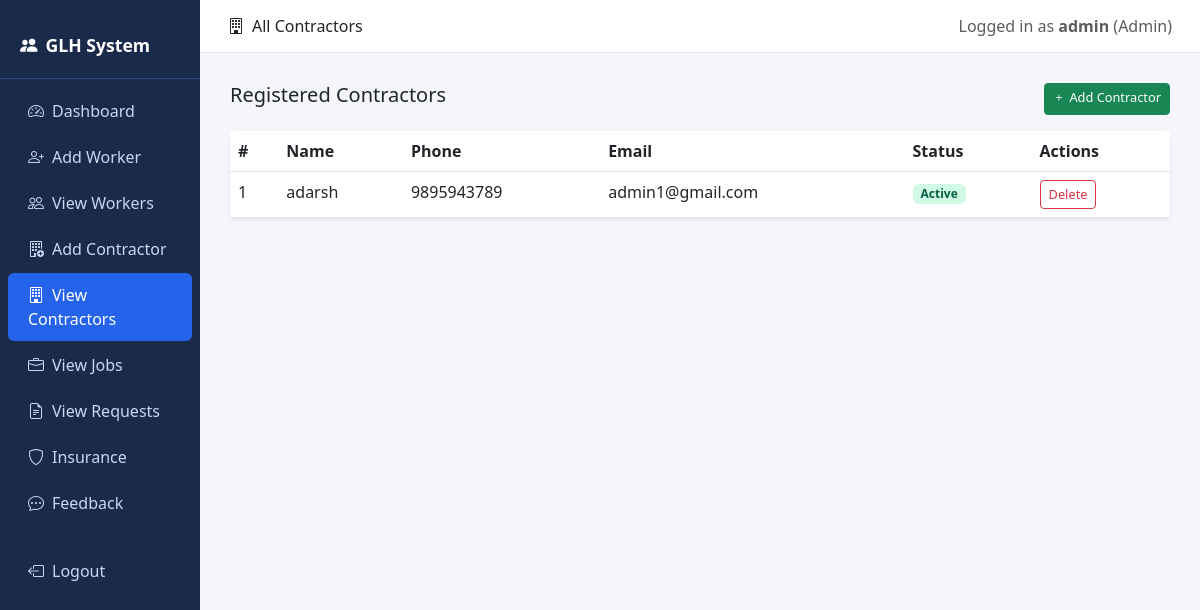
Page /admin-panel/contractors/ (signed in) on the committed database.
### hiring/models.py (models this page shows, shortened)
class UserProfile(models.Model):
    USER_TYPE_CHOICES = [
        ('Admin',    'Admin'),
        ('Police',   'Police'),
        ('Employer', 'Employer'),
        ('Worker',   'Worker'),
    ]
    STATUS_CHOICES = [
        ('Active',   'Active'),
        ('Inactive', 'Inactive'),
    ]
    user      = models.OneToOneField(User, on_delete=models.CASCADE, related_name='profile')
    user_type = models.CharField(max_length=20, choices=USER_TYPE_CHOICES)
    status    = models.CharField(max_length=10, choices=STATUS_CHOICES, default='Active')

class Contractor(models.Model):
    GENDER_CHOICES = [('Male', 'Male'), ('Female', 'Female'), ('Other', 'Other')]
    rid     = models.AutoField(primary_key=True)
    name    = models.CharField(max_length=100)
    address = models.TextField()
    gender  = models.CharField(max_length=10, choices=GENDER_CHOICES)
    phone   = models.CharField(max_length=15)
    email   = models.EmailField(unique=True)
    login   = models.OneToOneField(UserProfile, on_delete=models.CASCADE, related_name='contractor_profile')

### hiring/views.py (the view)
# urls.py: path('admin-panel/contractors/',             views.admin_view_contractors, name='admin_view_contractors'),
@login_required
def admin_view_contractors(request):
    if get_role(request.user) != 'Admin':
        return redirect('dashboard')
    contractors = Contractor.objects.select_related('login').all()
    return render(request, 'hiring/admin/view_contractors.html', {'contractors': contractors})

### hiring/views.py (called while the page is built)
def get_role(user):
    try:
        return user.profile.user_type
    except Exception:
        return None

### hiring/templates/hiring/admin/view_contractors.html (shortened to what this page needs)
{% extends "hiring/base.html" %}
{% block page_title %}<i class="bi bi-building me-2"></i>All Contractors{% endblock %}
{% block sidebar %}
<a href="{% url 'admin_dashboard' %}"><i class="bi bi-speedometer2 me-2"></i>Dashboard</a>
<a href="{% url 'admin_add_worker' %}"><i class="bi bi-person-plus me-2"></i>Add Worker</a>
<a href="{% url 'admin_view_workers' %}"><i class="bi bi-people me-2"></i>View Workers</a>
<a href="{% url 'admin_add_contractor' %}"><i class="bi bi-building-add me-2"></i>Add Contractor</a>
<a href="{% url 'admin_view_contractors' %}" class="active"><i class="bi bi-building me-2"></i>View Contractors</a>
<a href="{% url 'admin_view_jobs' %}"><i class="bi bi-briefcase me-2"></i>View Jobs</a>
<a href="{% url 'admin_view_requests' %}"><i class="bi bi-file-earmark-text me-2"></i>View Requests</a>
<a href="{% url 'admin_manage_insurance' %}"><i class="bi bi-shield me-2"></i>Insurance</a>
<a href="{% url 'admin_view_feedback' %}"><i class="bi bi-chat-dots me-2"></i>Feedback</a>
{% endblock %}
{% block content %}
<div class="d-flex justify-content-between mb-3">
  <h5>Registered Contractors</h5>
  <a href="{% url 'admin_add_contractor' %}" class="btn btn-success btn-sm"><i class="bi bi-plus me-1"></i>Add Contractor</a>
</div>
<div class="card border-0 shadow-sm">
  <div class="table-responsive">
    <table class="table table-hover mb-0">
      <thead><tr><th>#</th><th>Name</th><th>Phone</th><th>Email</th><th>Status</th><th>Actions</th></tr></thead>
      <tbody>
      {% for c in contractors %}
      <tr>
        <td>{{ c.rid }}</td><td>{{ c.name }}</td><td>{{ c.phone }}</td><td>{{ c.email }}</td>
        <td><span class="badge {% if c.login.status == 'Active' %}badge-approved{% else %}badge-rejected{% endif %} px-2 py-1">{{ c.login.status }}</span></td>
        <td>
          <a href="{% url 'admin_delete_contractor' c.rid %}" class="btn btn-outline-danger btn-sm"
             onclick="return confirm('Delete this contractor?')">Delete</a>
        </td>
      </tr>
      {% empty %}<tr><td colspan="6" class="text-center text-muted py-4">No contractors found.</td></tr>{% endfor %}
      </tbody>
    </table>
  </div>
</div>
{% endblock %}

### hiring/templates/hiring/base.html (shortened to what this page needs)
<!DOCTYPE html>
<html lang="en">
<head>
  <link rel="stylesheet" href="https://cdn.jsdelivr.net/npm/bootstrap@5.3.0/dist/css/bootstrap.min.css">
  <link rel="stylesheet" href="https://cdn.jsdelivr.net/npm/bootstrap-icons@1.10.5/font/bootstrap-icons.css">
</head>
<body>
{% if user.is_authenticated %}
<div class="d-flex">
  <div class="sidebar col-md-2">
    <div class="brand"><i class="bi bi-people-fill me-2"></i>GLH System</div>
    {% block sidebar %}{% endblock %}
    <a href="{% url 'logout' %}" class="mt-4"><i class="bi bi-box-arrow-left me-2"></i>Logout</a>
  </div>
  <div class="col-md-10 p-0">
    <div class="topbar">
      <span>{% block page_title %}Dashboard{% endblock %}</span>
      <span class="text-muted">Logged in as <strong>{{ user.username }}</strong> ({{ user.profile.user_type }})</span>
    </div>
    <div class="main-content">
      {% block content %}{% endblock %}
    </div>
  </div>
</div>
{% else %}
{% block public_content %}{% endblock %}
{% endif %}
</body>
</html>

### hiring/templates/hiring/base.html (style rules this page uses)
body { background: #f4f6fb; font-family: 'Segoe UI', sans-serif; }
.sidebar { min-height: 100vh; background: #1a2a4a; color: #fff; padding-top: 20px; }
.sidebar a { color: #c9d8f0; text-decoration: none; display: block; padding: 10px 20px; border-radius: 6px; margin: 2px 8px; }
.sidebar a:hover, .sidebar a.active { background: #2563eb; color: #fff; }
.sidebar .brand { font-size: 1.1rem; font-weight: 700; padding: 12px 20px 20px; color: #fff; border-bottom: 1px solid #2d4a7a; margin-bottom: 10px; }
.main-content { padding: 30px; }
.topbar { background: #fff; padding: 14px 28px; border-bottom: 1px solid #e5e7eb; display: flex; justify-content: space-between; align-items: center; }
.badge-approved { background: #d1fae5; color: #065f46; }
table thead { background: #1a2a4a; color: #fff; }
.btn-sm { font-size: .8rem; }

### rows in the picture
Contractor: rid "1", name "adarsh", phone "9895943789", email "admin1@gmail.com", login.status "Active"

### other values in the picture
{{ user.username }} "admin"
{{ user.profile.user_type }} "Admin"
